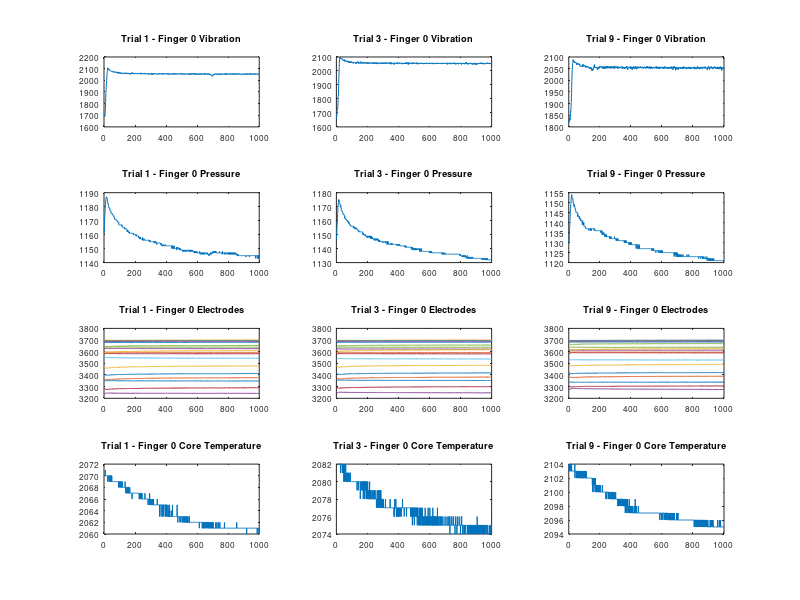

Here is the MATLAB script that generated this plot: (Note: this script raises an error after producing the figure.)
clear all
close all

t = linspace(1, 1000, 1000);





%% Black Foam
figure;
%% Trial 1
load("black_foam_110_01_HOLD.mat")


subplot(4,3,1);plot(t, F0pac(2, :)); title("Trial 1 - Finger 0 Vibration"); set(gca, 'FontSize', 6);
subplot(4,3,4);plot(t, F0pdc);title("Trial 1 - Finger 0 Pressure"); set(gca, 'FontSize', 6);
subplot(4,3,7);plot(t, F0Electrodes);title("Trial 1 - Finger 0 Electrodes"); set(gca, 'FontSize', 6);
subplot(4,3,10);plot(t, F0tdc);title("Trial 1 - Finger 0 Core Temperature"); set(gca, 'FontSize', 6);

%% Trial 3
load("black_foam_110_03_HOLD.mat")

subplot(4,3,2);plot(t, F0pac(2,:)); title("Trial 3 - Finger 0 Vibration"); set(gca, 'FontSize', 6);
subplot(4,3,5);plot(t, F0pdc);title("Trial 3 - Finger 0 Pressure"); set(gca, 'FontSize', 6);
subplot(4,3,8);plot(t, F0Electrodes);title("Trial 3 - Finger 0 Electrodes"); set(gca, 'FontSize', 6);
subplot(4,3,11);plot(t, F0tdc);title("Trial 3 - Finger 0 Core Temperature"); set(gca, 'FontSize', 6);

%% Trial 9
load("black_foam_110_09_HOLD.mat")


subplot(4,3,3);plot(t, F0pac(2,:)); title("Trial 9 - Finger 0 Vibration"); set(gca, 'FontSize', 6);
subplot(4,3,6);plot(t, F0pdc);title("Trial 9 - Finger 0 Pressure"); set(gca, 'FontSize', 6);
subplot(4,3,9);plot(t, F0Electrodes);title("Trial 9 - Finger 0 Electrodes"); set(gca, 'FontSize', 6);
subplot(4,3,12);plot(t, F0tdc);title("Trial 9 - Finger 0 Core Temperature"); set(gca, 'FontSize', 6);


sgtitle('\fontsize{22} Black Foam');


%% Steel Vase

%% Trial 1
load("steel_vase_702_01_HOLD.mat")
figure;


subplot(4,3,1);plot(t, F0pac(2,:)); title("Trial 1 - Finger 0 Vibration"); set(gca, 'FontSize', 6);
subplot(4,3,4);plot(t, F0pdc);title("Trial 1 - Finger 0 Pressure"); set(gca, 'FontSize', 6);
subplot(4,3,7);plot(t, F0Electrodes);title("Trial 1 - Finger 0 Electrodes"); set(gca, 'FontSize', 6);
subplot(4,3,10);plot(t, F0tdc);title("Trial 1 - Finger 0 Core Temperature"); set(gca, 'FontSize', 6);

%% Trial 3
load("steel_vase_702_03_HOLD.mat")



subplot(4,3,2);plot(t, F0pac(2,:)); title("Trial 3 - Finger 0 Vibration"); set(gca, 'FontSize', 6);
subplot(4,3,5);plot(t, F0pdc);title("Trial 3 - Finger 0 Pressure"); set(gca, 'FontSize', 6);
subplot(4,3,8);plot(t, F0Electrodes);title("Trial 3 - Finger 0 Electrodes"); set(gca, 'FontSize', 6);
subplot(4,3,11);plot(t, F0tdc);title("Trial 3 - Finger 0 Core Temperature"); set(gca, 'FontSize', 6);

%% Trial 9
load("steel_vase_702_09_HOLD.mat")


subplot(4,3,3);plot(t, F0pac(2,:)); title("Trial 9 - Finger 0 Vibration"); set(gca, 'FontSize', 6);
subplot(4,3,6);plot(t, F0pdc);title("Trial 9 - Finger 0 Pressure"); set(gca, 'FontSize', 6);
subplot(4,3,9);plot(t, F0Electrodes);title("Trial 9 - Finger 0 Electrodes"); set(gca, 'FontSize', 6);
subplot(4,3,12);plot(t, F0tdc);title("Trial 9 - Finger 0 Core Temperature"); set(gca, 'FontSize', 6);


sgtitle('\fontsize{22} Steel Vase');

%% Car Sponge Vase

%% Trial 1
load("car_sponge_101_01_HOLD.mat")
figure;


subplot(4,3,1);plot(t, F0pac(2,:)); title("Trial 1 - Finger 0 Vibration"); set(gca, 'FontSize', 6);
subplot(4,3,4);plot(t, F0pdc);title("Trial 1 - Finger 0 Pressure"); set(gca, 'FontSize', 6);
subplot(4,3,7);plot(t, F0Electrodes);title("Trial 1 - Finger 0 Electrodes"); set(gca, 'FontSize', 6);
subplot(4,3,10);plot(t, F0tdc);title("Trial 1 - Finger 0 Core Temperature"); set(gca, 'FontSize', 6);

%% Trial 3
load("car_sponge_101_03_HOLD.mat")


subplot(4,3,2);plot(t, F0pac(2,:)); title("Trial 3 - Finger 0 Vibration"); set(gca, 'FontSize', 6);
subplot(4,3,5);plot(t, F0pdc);title("Trial 3 - Finger 0 Pressure"); set(gca, 'FontSize', 6);
subplot(4,3,8);plot(t, F0Electrodes);title("Trial 3 - Finger 0 Electrodes"); set(gca, 'FontSize', 6);
subplot(4,3,11);plot(t, F0tdc);title("Trial 3 - Finger 0 Core Temperature"); set(gca, 'FontSize', 6);

%% Trial 9
load("car_sponge_101_09_HOLD.mat")


subplot(4,3,3);plot(t, F0pac(2,:)); title("Trial 9 - Finger 0 Vibration"); set(gca, 'FontSize', 6);
subplot(4,3,6);plot(t, F0pdc);title("Trial 9 - Finger 0 Pressure"); set(gca, 'FontSize', 6);
subplot(4,3,9);plot(t, F0Electrodes);title("Trial 9 - Finger 0 Electrodes"); set(gca, 'FontSize', 6);
subplot(4,3,12);plot(t, F0tdc);title("Trial 9 - Finger 0 Core Temperature"); set(gca, 'FontSize', 6);


sgtitle('\fontsize{22} Car Sponge');

%%%%%%%%%%%%%%%%%%%%%%%%%%%%%%%%%%%%%%%%%%%%%%%%%%%%%%%%%%%PART 2
%%%%%%%%%%%%%%%%%%%%%%%%%%%%%%%%%%%%%%%%%%%%%%%%%%%%%%%%%%%%%%%%%%%%%%%%%%%%%%%%%%%%%%%%%%%%%%%%%%%%%%%%%%%

t = 32;


data = dir('*.mat');

PVT = zeros(60,3);




for i = 1:length(data)
dataname = data(i).name;

load(dataname);
    PVT(i,1) = F0pdc(1,t);
    PVT(i,2) = F0pac(2,t);
    PVT(i,3) = F0tdc(1,t);

 
end


save('F0_PVT.mat', 'PVT');
ElectrodesData = zeros(60, 19);

for i = 1:length(data)
    load(data(i).name);
    ElectrodesData(i, :) = F0Electrodes(:, t);
end

save('F0Electrodes.mat',"ElectrodesData");


%%%%%%%%%%%%%%%%%%%%%%%%%%%%%%%%%%%%%%%% PART
%%%%%%%%%%%%%%%%%%%%%%%%%%%%%%%%%%%%%%%% 3%%%%%%%%%%%%%%%%%%%%%%%%%%%%%%%%%%%%%%%%%%%%%


load("F0_PVT.mat")

%X axis will be pressure, y axis will be vibration and z axis will be
%temperature
sampledDataPressure = squeeze(PVT(:, 1, :)); 
sampledDataVibration = squeeze(PVT(:, 2, :)); 
sampledDataTemperature = squeeze(PVT(:, 3, :));


p = reshape(sampledDataPressure', [1, 60]);
v = reshape(sampledDataVibration', [1, 60]);
t = reshape(sampledDataTemperature', [1, 60]);

colors = ['r', 'g', 'b', 'm', 'k', 'c'];
n=0;

figure;
for i=1:10:60
    n=n+1;
    color = colors(n);
    scatter3(p(1, i:(i+9)),v(1,i:(i+9)),t(1, i:(i+9)),15,'filled',color); grid on; hold on;
end

xlabel('Pressure'); ylabel('Vibration'); zlabel('Temperature');
title('3D PVT scatter plot')
legend('Acrylic','Black Foam','Car Sponge', 'Flour Sack', 'Kitchen Sponge','Steel Vase')

